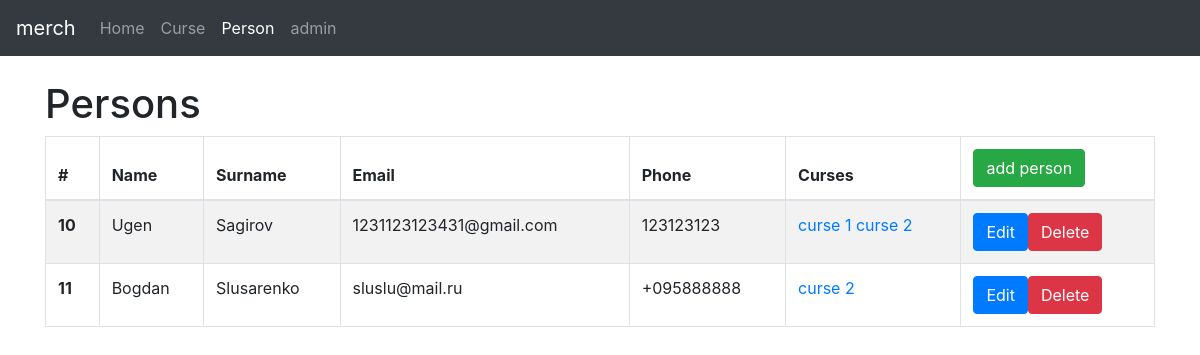
The page /person/ on the database as committed earlier.
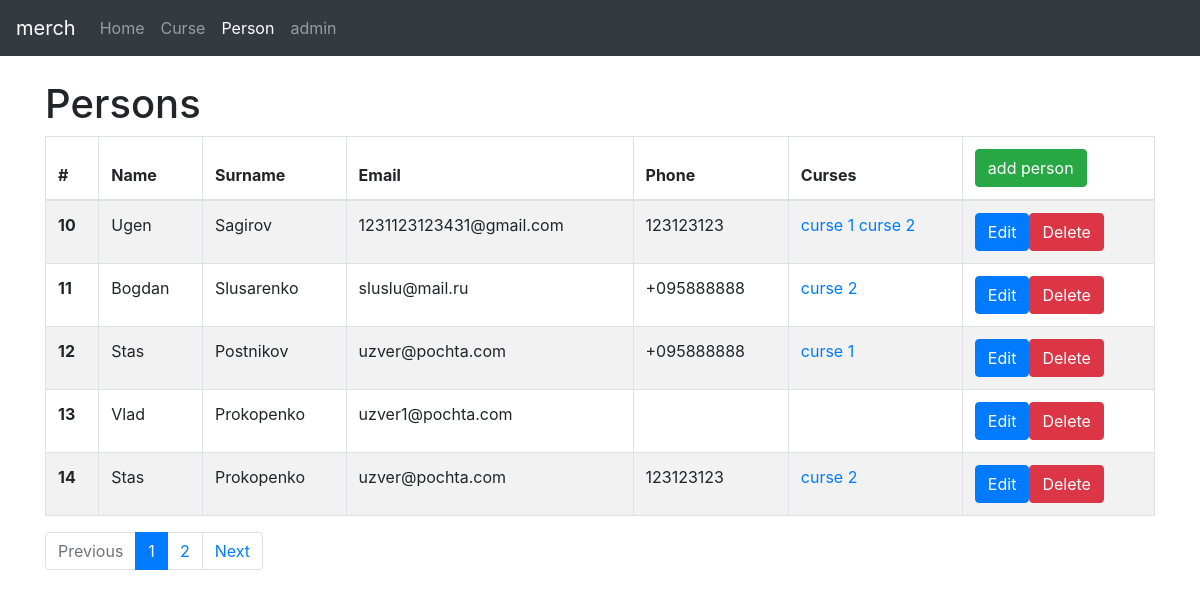
The same page on the database as committed later.
### person/models.py (models this page shows, shortened)
class Person(models.Model):
	name = models.CharField(max_length=255)
	surname = models.CharField(max_length=255)
	date_of_birth = models.DateField()
	email = models.EmailField()
	phone = models.CharField(max_length=255, blank=True)
	curse = models.ManyToManyField(Curse, blank=True)

class Curse(models.Model):
	name = models.CharField(max_length=255)
	info = models.TextField()

### person/views.py (the view)
# urls.py: url(r'$', Personlist.as_view(), name = 'person'),
class Personlist(ListView):
	model = Person
	context_object_name = 'curse'
	paginate_by = 5

### templates/person/person_list.html (shortened to what this page needs)
{%extends "baselist.html" %}
{% block person %} active {% endblock %}
{% block nameList %}Persons{% endblock %}
{% block list %}
<thead>
  <tr>
    <th> # </th>
    <th> Name </th>
    <th> Surname </th>
    <th> Email </th>
    <th> Phone </th>
    <th> Curses </th>
    <th><a href="addperson/"><button type="button" class="btn btn-success">add person</button></a></th>
  </tr>
</thead>
<tbody>
  {%for person in object_list %}
  <tr>
    <th scope="row">{{ person.id }} </th>
    <td>{{ person.name }} </td>
    <td>{{ person.surname }}</td>
    <td>{{ person.email }}</td>
    <td>{{ person.phone }}</td>
    <td>
      {%for curse in person.curse.all %}
      <a href="/curse/{{curse.id}}"> {{ curse.name }} </a>
      {%endfor%}
    </td>
    <td>
      <div class="btn-group" role="group" aria-label="...">
        <a href="editperson/{{person.id}}/"><button type="button" class="btn btn-primary">Edit</button></a>
        <a href="deleteperson/{{person.id}}/"><button type="button" class="btn btn-danger">Delete</button></a>
      </div>
    </td>
  </tr>
  {%endfor%}
</tbody>
{% endblock list %}

### templates/baselist.html (shortened to what this page needs)
{%extends "base.html" %}
{% block main_content %}
<div class="panel panel-default">
	<div class="panel-heading"><h1>{% block nameList %}{% endblock %}</h1></div>
	<table class="table table-striped table-bordered">
		{% block list %}
		{% endblock list %}
	</table>
</div>
{% if is_paginated %}
<ul class="pagination ">
	{% if page_obj.has_previous %}
	<li class="page-item">
		<span><a class="page-link" href="?page={{ page_obj.previous_page_number }}">Previous</a></span>
	</li>
	{%else%}
	<li class="page-item disabled">
		<span><a class="page-link">Previous</a></span>
	</li>
	{% endif %}
	{% for i in page_obj.paginator.page_range %}
	{% if page_obj.number == i %}
	<li class="page-item active">
		<span class="page-link">
			{{ i }}
		</span>
	</li>
	{%elif i > page_obj.number|add:'-5' and i < page_obj.number|add:'5'%}
	<li class="page-item disable">
		<li class="page-item"><a class="page-link" href="?page={{ i }}">{{ i }}</a></li>
	</li>
	{%endif%}
	{%endfor%}
	{% if page_obj.has_next %}
	<li class="page-item">
		<span><a class="page-link" href="?page={{ page_obj.next_page_number }}">Next</a></span>
	</li>
	{%else%}
	<li class="page-item disabled">
		<span><a class="page-link">Next</a></span>
	</li>
	{% endif %}
</ul>
{% endif %}
{% endblock main_content %}

### templates/base.html (shortened to what this page needs)
<!doctype html>
<html lang="en">
<head>
  <link href="/static/bootstrap/css/bootstrap.css" rel="stylesheet">
</head>
<body>
  <nav class="navbar navbar-expand-md navbar-dark bg-dark mb-4">
    <a class="navbar-brand" href="#">merch</a>
    <div class="collapse navbar-collapse" id="navbarCollapse">
      <ul class="navbar-nav mr-auto">
        <li class="nav-item {% block home %}{% endblock %}">
          <a class="nav-link" href="/">Home</a>
        </li>
        <li class="nav-item {% block curse %}{% endblock %}">
          <a class="nav-link" href="/curse/">Curse </a>
        </li>
        <div class="btn-group">
          <a href="#" class="nav-link {% block person %}{% endblock %}" data-toggle="dropdown" role="button" aria-haspopup="true" aria-expanded="false">Person </a>
        </div>
        <li class="nav-item">
          <a class="nav-link" href="/admin/">admin</a>
        </li>
      </ul>
    </div>
  </nav>
  <div class="container">
    {% block main_content %}{% endblock main_content %}
  </div>
</body>
</html>

Rows that differ between the two databases and show on the page:
added Person: id "12", name "Stas", surname "Postnikov", email "uzver@pochta.com", phone "+095888888", Curse (name "curse 1")
added Person: id "13", name "Vlad", surname "Prokopenko", email "uzver1@pochta.com"
added Person: id "14", name "Stas", surname "Prokopenko", email "uzver@pochta.com", phone "123123123", Curse (name "curse 2")
Other text that changed with them:
text now shown: "Previous Next"
new list line: "1"
new list line: "2"
